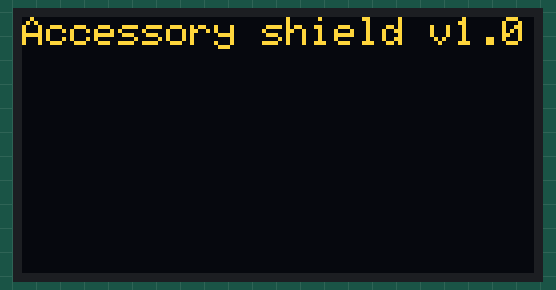
Simulated run of this sketch. Board: Arduino Uno, built with avr-gcc and run on an emulated ATmega328P. Shown: 128×64 one-colour display. The OLED is the two-colour kind (top 16 rows yellow); the display library's start-up logo is not drawn; the local clock reads 2024-03-15 10:24:30 at power-on unless the sketch sets it.

Above: at 2.1 s.
At 4.2 s:
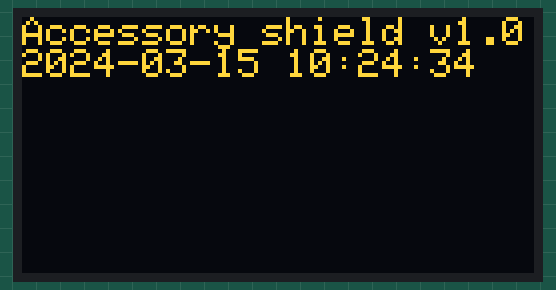
At 8.3 s:
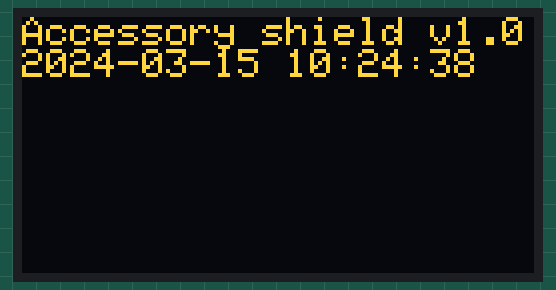
At 12.5 s:
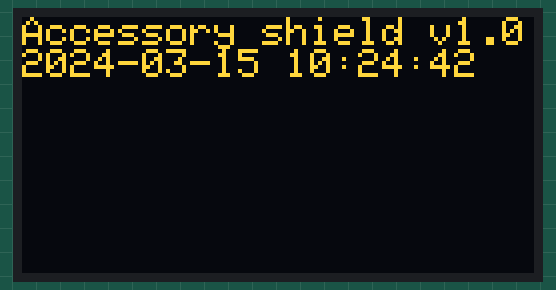
At 20.8 s:
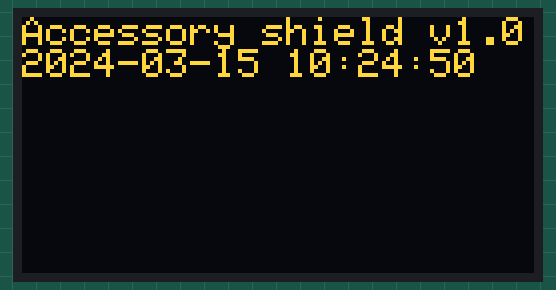
At 38.4 s:
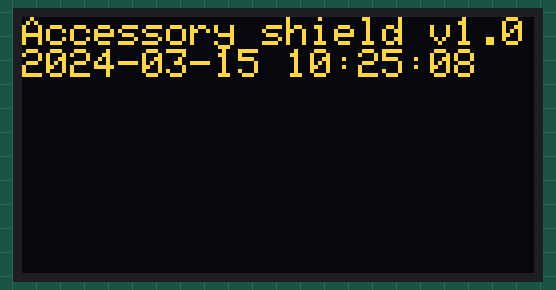

The sketch:

AccessoryDisplayTime.ino
```cpp
/*********************************************************************
Программа управления драйвером реального времени DS3231
из состава платы Accessory Shield
Подключение по I2C
*********************************************************************/

 //========================================================================
 //---------------------------- ПОДКЛЮЧАЕМЫЕ ФАЙЛЫ ------------------------
 //========================================================================
#include <SPI.h>
#include <Wire.h>
#include <Adafruit_GFX.h>
#include <Adafruit_SSD1306.h>
#include <DS3231.h>

 //========================================================================
 //-------------------------------- КОНСТАНТЫ -----------------------------
 //========================================================================
#define SERIAL_SPEED 115200
#define PAUSE 2000

#define OLED_RESET 7                    // линия аппаратного сброса микросхемы контроллера дисплея
#define DISPLAY_I2C_ADDRESS 0x3C        // адрес контроллера дисплея на шине I2C

#define DEFAULT_SIZE 1                  // размер текста по умолчанию
// Позиционирование курсора в пикселях
#define HOME_COLUMN 0                   // столбец по умолчанию
#define HOME_LINE 0                     // строка по умолчанию
#define TIME_LINE 8                     // строка вывода текущего времени

#define TITLE "Accessory shield v1.0"   // Начальный текст

 //========================================================================
 //--------------------------- ГЛОБАЛЬНЫЕ ПЕРЕМЕННЫЕ ----------------------
 //========================================================================
Adafruit_SSD1306 display(OLED_RESET);
DS3231 Clock;
bool Century=false;
bool h12;
bool PM;
byte year, month, date, DoW, hour, minute, second;

//=====================================================================
// Начальная установка
//=====================================================================
void setup()   {
  Serial.begin(SERIAL_SPEED);

  Wire.begin();//Старт интерфейса I2C

  // Начальная установка дисплея
  display.begin(SSD1306_SWITCHCAPVCC, DISPLAY_I2C_ADDRESS);
  // Отображение логотипа, записанного в резидентной памяти
  display.display();

  delay(PAUSE);

  // Очистка буфера диспля
  display.clearDisplay();
  //delay(PAUSE);
  // Начальная заставка
  display.setTextSize(DEFAULT_SIZE);
  display.setTextColor(WHITE);
  display.setCursor(HOME_COLUMN,HOME_LINE);
  display.println(TITLE);
  display.display();
  delay(PAUSE);

}//End of woid install()


//=====================================================================
// Главный цикл
//=====================================================================
void loop()
{
  int second,minute,hour,date,month,year,temperature;
  second=Clock.getSecond();
  minute=Clock.getMinute();
  hour=Clock.getHour(h12, PM);
  date=Clock.getDate();
  month=Clock.getMonth(Century);
  year=Clock.getYear();

  /*
  display.clearDisplay();
  display.setTextSize(DEFAULT_SIZE);
  display.setTextColor(WHITE);
  display.setCursor(HOME_COLUMN,HOME_LINE);
  display.println(TITLE);
  */
  display.fillRect(
    HOME_COLUMN,
    TIME_LINE,
    128,
    8,
    0
    );
  display.setCursor(HOME_COLUMN,TIME_LINE);

  display.print("20");
  if(year < 10)display.print(0);
  display.print(year,DEC);
  display.print('-');
  if(month < 10)display.print(0);
  display.print(month,DEC);
  display.print('-');
  if(date < 10)display.print(0);
  display.print(date,DEC);
  display.print(' ');
  if(hour < 10)display.print(0);
  display.print(hour,DEC);
  display.print(':');
  if(minute < 10)display.print(0);
  display.print(minute,DEC);
  display.print(':');
  if(second < 10)display.print(0);
  display.print(second,DEC);

  display.display();


  delay(1000);

  //display.display();

}//End of void loop()


//=====================================================================
// Подпрограммы
//=====================================================================
```

Measured:
- what the display in image 0 shows lasts 2.0 s, from 2.1 s to 4.1 s
- what the display in image 1 shows lasts 1.1 s, from 4.1 s to 5.2 s
